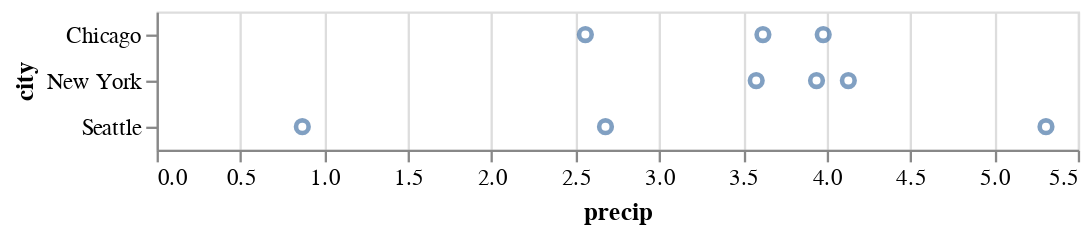

The cell this chart's notebook holds for it:
### Code cell
alt.Chart(df).mark_point().encode(
    x='precip',  
    y='city', 
)

### Figure 1 — Vega-Lite specification as saved in the notebook (floating-point values rounded to 4 significant figures)
{"config": {"view": {"continuousWidth": 400, "continuousHeight": 300}}, "data": {"name": "data-fdfbb22e8e0e89f6556d8a3b434b0c97"}, "mark": "point", "encoding": {"x": {"type": "quantitative", "field": "precip"}, "y": {"type": "nominal", "field": "city"}}, "$schema": "https://vega.github.io/schema/vega-lite/v4.8.1.json", "datasets": {"data-fdfbb22e8e0e89f6556d8a3b434b0c97": [{"city": "Seattle", "month": "Apr", "precip": 2.68}, {"city": "Seattle", "month": "Aug", "precip": 0.87}, {"city": "Seattle", "month": "Dec", "precip": 5.31}, {"city": "New York", "month": "Apr", "precip": 3.94}, {"city": "New York", "month": "Aug", "precip": 4.13}, {"city": "New York", "month": "Dec", "precip": 3.58}, {"city": "Chicago", "month": "Apr", "precip": 3.62}, {"city": "Chicago", "month": "Aug", "precip": 3.98}, {"city": "Chicago", "month": "Dec", "precip": 2.56}]}}
